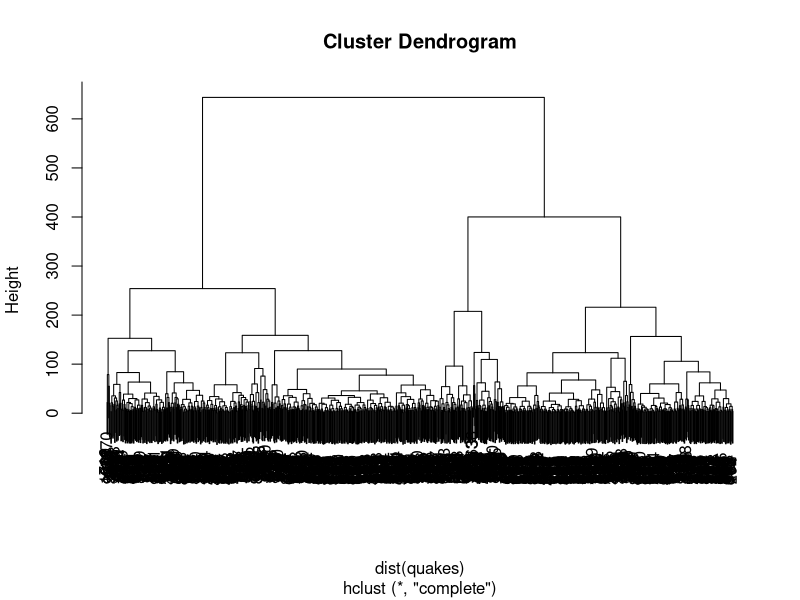
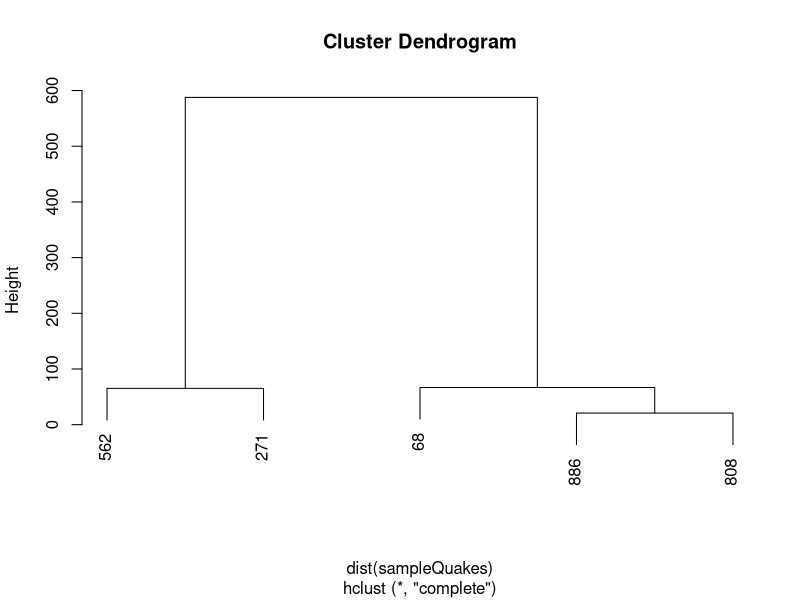
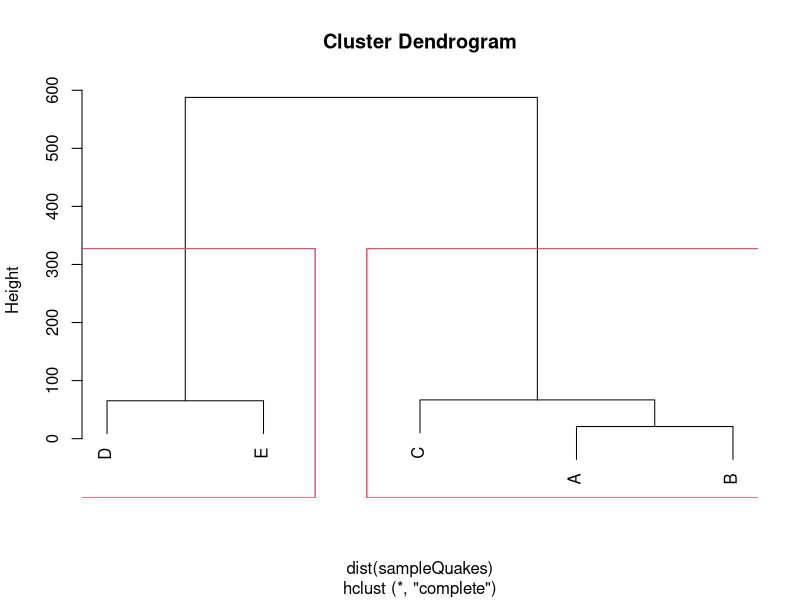

The R source for these figures, in order:
# clustering: hclust

# Hierarchical method
# builds a dendogram

# included in base R package. Provides basic Hierarchical Clustering

# what is a distance matrix? (distance between points)
sampleQuakes <- quakes[sample(1:length(quakes$lat), 5),] # demonstrate a small set
sampleQuakes # here's the data
dist(sampleQuakes) # here's the distance matrix

# now here's a hierarchical cluster
hclust(dist(quakes)) # returns an hclust object

plot(hclust(dist(quakes))) # overplot
plot(hclust(dist(sampleQuakes))) # more approachable
# starts with one cluster per element
# Progressing up dendrogram produces larger clusters until one cluster at top
# Labels are row numbers. 
plot(hclust(dist(sampleQuakes)),
     labels = c(LETTERS[1:length(sampleQuakes)])) # labeled points
rect.hclust(hclust(dist(sampleQuakes)), k=2) # draw box around clusters
rect.hclust(hclust(dist(sampleQuakes)), h=250)
